Frame 1 (no input): blank canvas, image omitted
Frame 60 (the mouse pressed at the canvas centre just before this capture): blank canvas, image omitted
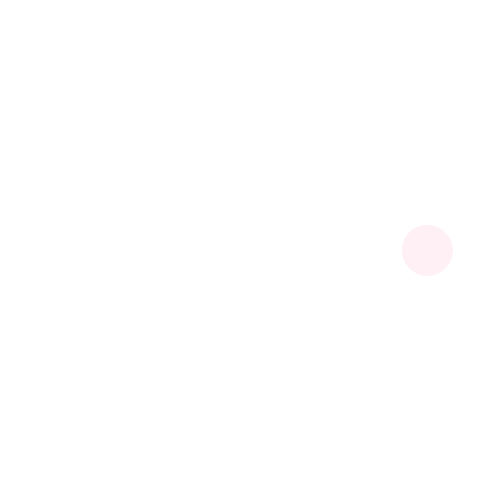
Frame 120 (the mouse held since frame 60 and released just before this capture)

The Processing sketch whose frames 1 and 60 were blank and that drew this single picture after the mouse press (run headless with seeded random() and noise(); from frame 60 on, the mouse is pressed at the canvas centre):

// Processing sketch: BallBounce
// ── BallBounce.pde
// Sadikshya Kuikel | November 11 2025 | BallBounce
ArrayList<Ball> njz = new ArrayList<Ball>();

void setup() {
  size(500, 500);
}

void draw() {
  background(255);
  //display all njz
  for (int i = 0; i < njz.size(); i++) {
    Ball b = njz.get(i);
    b.display();
    b.move();
  }
}

void mousePressed() {
  njz.add(new Ball(mouseX, mouseY));
}

// ── Ball.pde
class Ball {
  int x, y, w, h, speed;

  Ball(int x, int y) {
    this.x = x;
    this.y = y;
    w = 50;
    h = 50;
    speed = int(random(1, 5));
  }

  void display() {
    stroke(#FFF0F6);
    fill(#FFF0F6);
    ellipse(x, y, w, h);
  }

  void move() {
    // keep the object on the screen
    x = x + speed;
    if(x > width - w/2) {
      speed = speed * -1;
    } else if (x < w/2) {
      speed = speed * -1;
    }
  }
}
